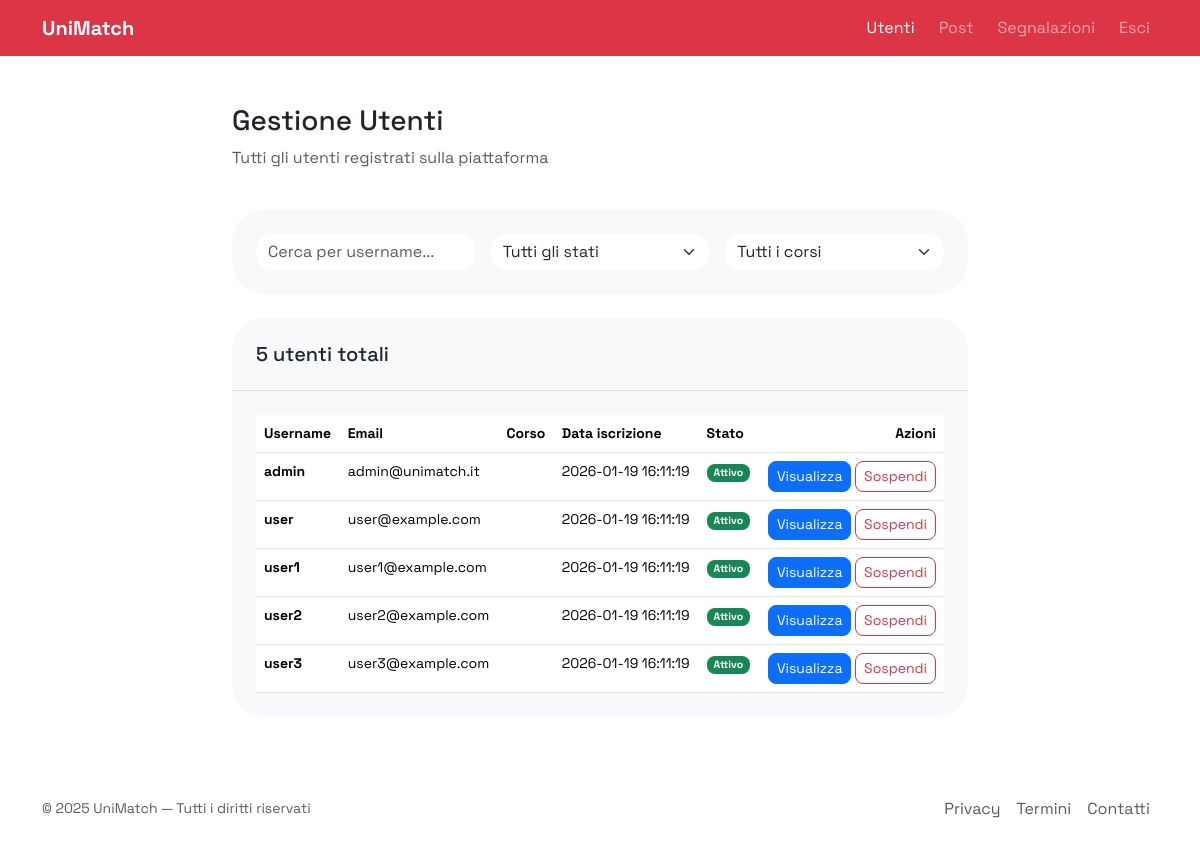
/admin-users.php (signed in), run on the app's committed database.
### tables this page shows
CREATE TABLE users (
    username VARCHAR(50) PRIMARY KEY NOT NULL,
    email VARCHAR(100) UNIQUE NOT NULL,
    password_hash TEXT NOT NULL,
    first_name VARCHAR(50),
    surname VARCHAR(50),
    bio TEXT,
    avatar_url TEXT,
    faculty_id BIGINT UNSIGNED NULL,
    blocked_until TIMESTAMP NULL DEFAULT NULL,
    created_at TIMESTAMP DEFAULT CURRENT_TIMESTAMP,
    updated_at TIMESTAMP DEFAULT CURRENT_TIMESTAMP ON UPDATE CURRENT_TIMESTAMP,
    CONSTRAINT fk_users_course
        FOREIGN KEY (faculty_id)
        REFERENCES faculties(id)
        ON DELETE SET NULL  
);

### config/database.php (called while the page is built)
<?php
return [
    'host' => 'localhost',
    'dbname' => 'web25',
    'user' => 'root',
    'pass' => '',
    'charset' => 'utf8mb4',
    'port' => 3306
];

### app/Database.php (called while the page is built, shortened)
<?php
class Database
{
    private static $instance = null;
    private function __construct()
    {
        $config = require __DIR__ . '/../config/database.php';
        $host = $config['host'] ?? '127.0.0.1';
        $user = $config['user'] ?? '';
        $pass = $config['pass'] ?? '';
        $dbname = $config['dbname'] ?? '';
        $port = isset($config['port']) ? (int)$config['port'] : 3306;
        $charset = $config['charset'] ?? 'utf8mb4';
        $this->conn = new mysqli($host, $user, $pass, $dbname, $port);
    }
    public static function getInstance()
    {
        if (self::$instance === null) {
            self::$instance = new self();
        }
        return self::$instance->conn;
    }
}

### app/User.php (called while the page is built, shortened)
<?php
require_once __DIR__ . '/Database.php';
class User
{
    private $db;
    public function __construct()
    {
        $this->db = Database::getInstance();
    }
    public function all(): array
    {
        $query = "SELECT u.username, u.email, u.first_name, u.surname, u.bio, u.avatar_url,
                         u.faculty_id, u.blocked_until, u.created_at, u.updated_at,
                         CASE WHEN a.username IS NOT NULL THEN 'admin' ELSE 'user' END AS role
                  FROM users u
                  LEFT JOIN admins a ON u.username = a.username";
        $result = $this->db->query($query);
        $data = $result->fetch_all(MYSQLI_ASSOC);
        return $data;
    }
}

### public/admin-users.php (the view, shortened to what this page needs)
<?php
require_once __DIR__ . '/../app/User.php';
$message = '';
$userModel = new User();
try {
    $users = $userModel->all();
    $total_users = count($users);
} catch (Exception $e) {
    error_log('Admin Users Error: ' . $e->getMessage());
    $users = [];
    $total_users = 0;
}
function getUserStatus($user)
{
    if (empty($user['blocked_until'])) return 'active';
    $blockedUntil = new DateTime($user['blocked_until']);
    $now = new DateTime();
    return ($now < $blockedUntil) ? 'suspended' : 'active';
}
$tableRows = '';
foreach ($users as $user) {
    $status = getUserStatus($user);
    $statusBadge = $status === 'active'
        ? '<span class="badge bg-success rounded-3">Attivo</span>'
        : '<span class="badge bg-warning text-dark rounded-3">Sospeso</span>';
    $actionBtn = $status === 'active'
        ? '<form method="POST" style="display:inline"><input type="hidden" name="action" value="suspend"><input type="hidden" name="username" value="' . htmlspecialchars($user['username']) . '"><button type="submit" class="btn btn-sm btn-outline-danger rounded-3" onclick="return confirm(\'Sei sicuro di voler sospendere questo utente?\')">Sospendi</button></form>'
        : '<form method="POST" style="display:inline"><input type="hidden" name="action" value="activate"><input type="hidden" name="username" value="' . htmlspecialchars($user['username']) . '"><button type="submit" class="btn btn-sm btn-outline-success rounded-3" onclick="return confirm(\'Sei sicuro di voler riattivare questo utente?\')">Riattiva</button></form>';
    $tableRows .= <<<ROW
    <tr>
        <td><strong>{$user['username']}</strong></td>
        <td>{$user['email']}</td>
        <td>{$user['degree_course']}</td>
        <td>{$user['created_at']}</td>
        <td>$statusBadge</td>
        <td class="text-end">
            <a href="profile.php?user={$user['username']}" class="btn btn-sm btn-primary rounded-3">Visualizza</a>
            $actionBtn
        </td>
    </tr>
ROW;
}
$adminContent = <<<HTML
$message
<div class="mb-4 d-flex justify-content-between align-items-center">
    <div>
        <h1 class="h3">Gestione Utenti</h1>
        <p class="text-body-secondary">Tutti gli utenti registrati sulla piattaforma</p>
    </div>
</div>
<div class="card border-0 rounded-5 bg-body-tertiary mb-4">
    <div class="card-body p-4">
        <div class="row g-3">
            <div class="col-12 col-md-4">
                <input type="text" class="form-control rounded-4 border-0 bg-body" placeholder="Cerca per username...">
            </div>
            <div class="col-12 col-md-4">
                <select class="form-select rounded-4 border-0 bg-body">
                    <option>Tutti gli stati</option>
                    <option>Attivi</option>
                    <option>Sospesi</option>
                </select>
            </div>
            <div class="col-12 col-md-4">
                <select class="form-select rounded-4 border-0 bg-body">
                    <option>Tutti i corsi</option>
                    <option>Ing. Informatica</option>
                    <option>Informatica</option>
                    <option>Medicina</option>
                </select>
            </div>
        </div>
    </div>
</div>
<div class="card border-0 rounded-5 bg-body-tertiary">
    <div class="card-header border-0 rounded-top-5 bg-transparent p-4 border-bottom">
        <h5 class="mb-0">$total_users utenti totali</h5>
    </div>
    <div class="card-body p-4">
        <div class="table-responsive">
            <table class="table table-hover mb-0">
                <thead class="small text-body-secondary">
                    <tr>
                        <th>Username</th>
                        <th>Email</th>
                        <th>Corso</th>
                        <th>Data iscrizione</th>
                        <th>Stato</th>
                        <th class="text-end">Azioni</th>
                    </tr>
                </thead>
                <tbody class="small">
                    $tableRows
                </tbody>
            </table>
        </div>
    </div>
</div>
HTML;
include 'template/admin.php';

### public/assets/css/style.css (style rules this page uses)
body { font-family: "Space Grotesk", system-ui, -apple-system, "Segoe UI", sans-serif; }

### data on the page
users: username "admin", email "admin@unimatch.it", created_at "2026-01-19 16:11:19", shows "Attivo"
users: username "user", email "user@example.com", created_at "2026-01-19 16:11:19", shows "Attivo"
users: username "user1", email "user1@example.com", created_at "2026-01-19 16:11:19", shows "Attivo"
users: username "user2", email "user2@example.com", created_at "2026-01-19 16:11:19", shows "Attivo"
users: username "user3", email "user3@example.com", created_at "2026-01-19 16:11:19", shows "Attivo"

### other printed values
$item['label'] "Utenti"
$item['label'] "Post"
$item['label'] "Segnalazioni"
$item['label'] "Esci"
$total_users "5"
